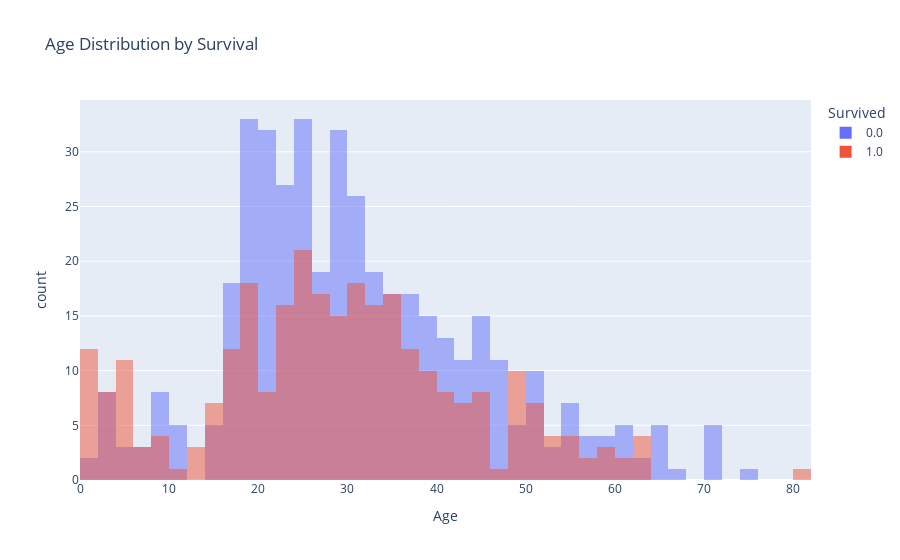
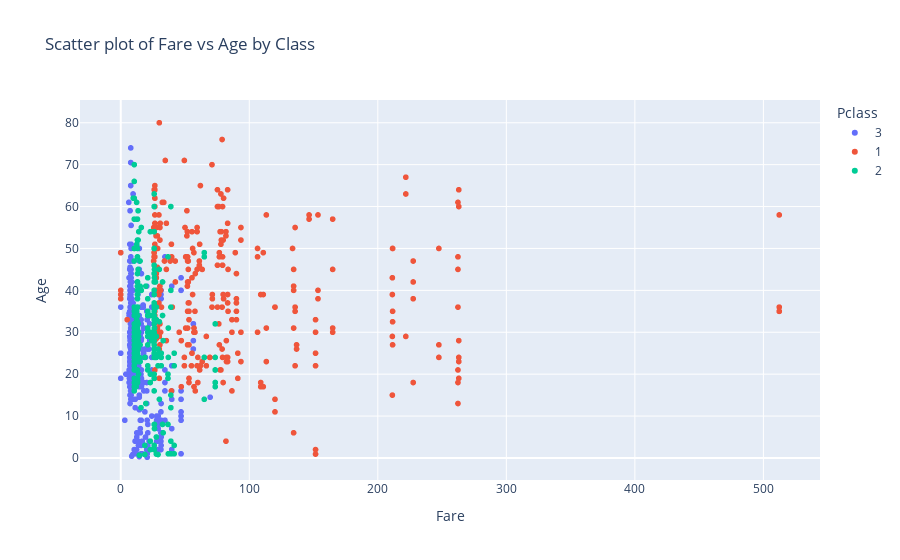

These figures' notebook cell, in order:
### Markdown cell above
График 10: Pair Plot

### Code cell
fig4 = px.histogram(titanic_data, x='Age', color='Survived', barmode='overlay', title='Age Distribution by Survival')
fig4.show()

fig5 = px.scatter(titanic_data, x='Fare', y='Age', color='Pclass', title='Scatter plot of Fare vs Age by Class')
fig5.show()

### Figure 1 — Plotly figure (JSON) as saved in the notebook; plotly's stock layout.template omitted (floating-point values rounded to 4 significant figures; data arrays with more than 128 entries replaced by an {"elided": "..."} marker saying what was removed)
{"data": [{"alignmentgroup": "True", "bingroup": "x", "hovertemplate": "Survived=0.0<br>Age=%{x}<br>count=%{y}<extra></extra>", "legendgroup": "0.0", "marker": {"color": "#636efa", "opacity": 0.5, "pattern": {"shape": ""}}, "name": "0.0", "offsetgroup": "0.0", "orientation": "v", "showlegend": true, "type": "histogram", "x": {"elided": "549 float values"}, "xaxis": "x", "yaxis": "y"}, {"alignmentgroup": "True", "bingroup": "x", "hovertemplate": "Survived=1.0<br>Age=%{x}<br>count=%{y}<extra></extra>", "legendgroup": "1.0", "marker": {"color": "#EF553B", "opacity": 0.5, "pattern": {"shape": ""}}, "name": "1.0", "offsetgroup": "1.0", "orientation": "v", "showlegend": true, "type": "histogram", "x": {"elided": "342 float values"}, "xaxis": "x", "yaxis": "y"}], "layout": {"autosize": true, "barmode": "overlay", "legend": {"title": {"text": "Survived"}, "tracegroupgap": 0}, "title": {"text": "Age Distribution by Survival"}, "xaxis": {"anchor": "y", "autorange": true, "domain": [0, 1], "range": [0, 82], "title": {"text": "Age"}, "type": "linear"}, "yaxis": {"anchor": "x", "autorange": true, "domain": [0, 1], "range": [0, 34.74], "title": {"text": "count"}}}}

### Figure 2 — Plotly figure (JSON) as saved in the notebook; plotly's stock layout.template omitted (floating-point values rounded to 4 significant figures; data arrays with more than 128 entries replaced by an {"elided": "..."} marker saying what was removed)
{"data": [{"hovertemplate": "Pclass=3<br>Fare=%{x}<br>Age=%{y}<extra></extra>", "legendgroup": "3", "marker": {"color": "#636efa", "symbol": "circle"}, "mode": "markers", "name": "3", "showlegend": true, "type": "scattergl", "x": {"elided": "709 float values"}, "xaxis": "x", "y": {"elided": "709 float values"}, "yaxis": "y"}, {"hovertemplate": "Pclass=1<br>Fare=%{x}<br>Age=%{y}<extra></extra>", "legendgroup": "1", "marker": {"color": "#EF553B", "symbol": "circle"}, "mode": "markers", "name": "1", "showlegend": true, "type": "scattergl", "x": {"elided": "323 float values"}, "xaxis": "x", "y": {"elided": "323 float values"}, "yaxis": "y"}, {"hovertemplate": "Pclass=2<br>Fare=%{x}<br>Age=%{y}<extra></extra>", "legendgroup": "2", "marker": {"color": "#00cc96", "symbol": "circle"}, "mode": "markers", "name": "2", "showlegend": true, "type": "scattergl", "x": {"elided": "277 float values"}, "xaxis": "x", "y": {"elided": "277 float values"}, "yaxis": "y"}], "layout": {"autosize": true, "legend": {"title": {"text": "Pclass"}, "tracegroupgap": 0}, "title": {"text": "Scatter plot of Fare vs Age by Class"}, "xaxis": {"anchor": "y", "autorange": true, "domain": [0, 1], "range": [-31.02, 543.3], "title": {"text": "Fare"}, "type": "linear"}, "yaxis": {"anchor": "x", "autorange": true, "domain": [0, 1], "range": [-6.418, 86.59], "title": {"text": "Age"}, "type": "linear"}}}
